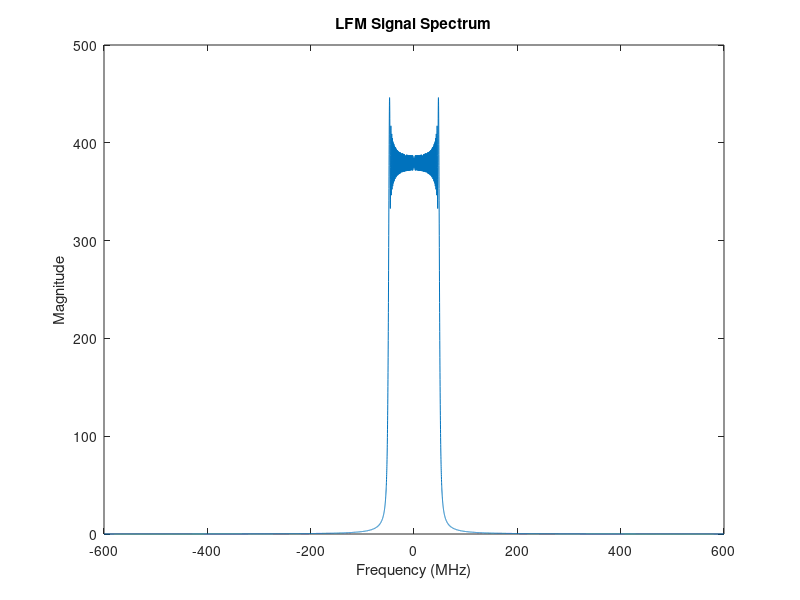
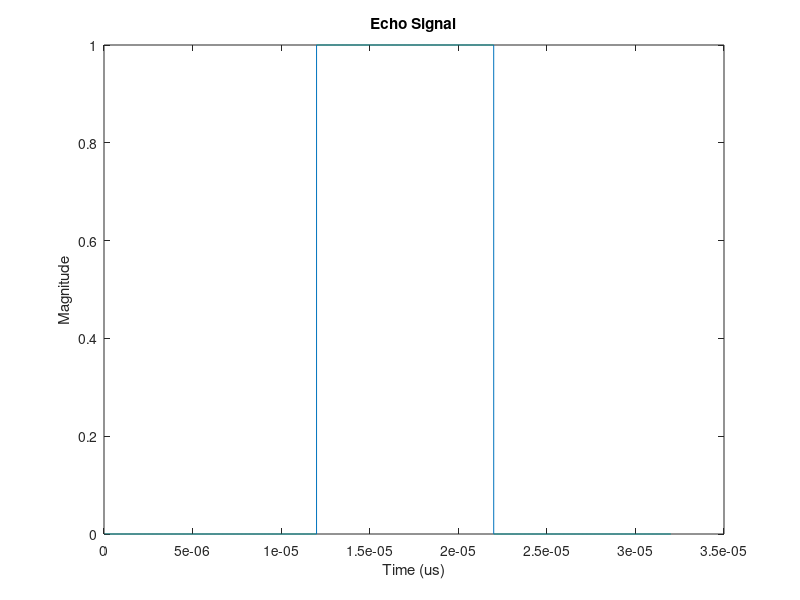
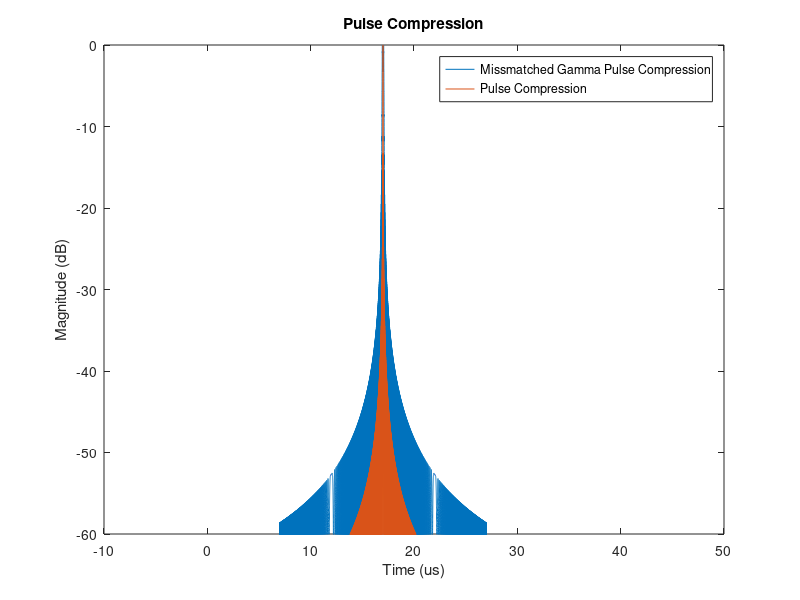

These figures' MATLAB source, in order:
Tp = 10e-6; % 10us
B = 100e6; % 100MHz
alpha = 6;
timeRange = 32e-6;
delay = 17e-6;
fs = round(2*B*alpha);
gamma = B/Tp;
normalized2dB = @(x) 20*log10(abs(x)/max(abs(x)));

%% Reference Signal
referenceN = floor(Tp*fs + 1);
referenceTime = -Tp/2:1/fs:Tp/2;
referenceSignal = exp(1i*pi*gamma*referenceTime.^2);
referenceSignal_missingGamma = exp(1i*pi*gamma*1.02*referenceTime.^2);
referenceF = (-(referenceN - 1)/2:(referenceN - 1)/2)/referenceN*fs;
figure;
plot(referenceF/1e6, abs(fftshift(fft(referenceSignal))));
xlabel('Frequency (MHz)');
ylabel('Magnitude');
title('LFM Signal Spectrum');

%% Echo Signal
receivingN = timeRange*fs + 1;
receivingTime = 0:1/fs:timeRange;
receivingSignal = zeros(1, receivingN);
receivingSignal_pure = zeros(1, receivingN);
receivingDelayN = round(delay*fs - referenceN/2);
receivingSignal(receivingDelayN:receivingDelayN + referenceN - 1) = referenceSignal_missingGamma;
receivingSignal_pure(receivingDelayN:receivingDelayN + referenceN - 1) = referenceSignal;
figure;
plot(receivingTime, abs(receivingSignal));
xlabel('Time (us)');
ylabel('Magnitude');
title('Echo Signal');

%% Pulse Compression
matchedFilterN = 2^nextpow2(referenceN + receivingN - 1);
matchedFilterTime_referenceSignal = (0:matchedFilterN - 1)/fs - Tp/2;
matchedFilter_referenceSignal = conj(flip(referenceSignal));
matchedFilterH_referenceSignal = fft(matchedFilter_referenceSignal, matchedFilterN);
matchedFilterOutput = ifft(matchedFilterH_referenceSignal.*fft(receivingSignal, matchedFilterN));
matchedFilterOutput_pure = ifft(matchedFilterH_referenceSignal.*fft(receivingSignal_pure, matchedFilterN));
figure;
plot(matchedFilterTime_referenceSignal*1e6, normalized2dB(matchedFilterOutput), matchedFilterTime_referenceSignal*1e6, normalized2dB(matchedFilterOutput_pure));
ylim([-60, 0]);
xlabel('Time (us)');
ylabel('Magnitude (dB)');
title('Pulse Compression');
legend({'Missmatched Gamma Pulse Compression', 'Pulse Compression'});